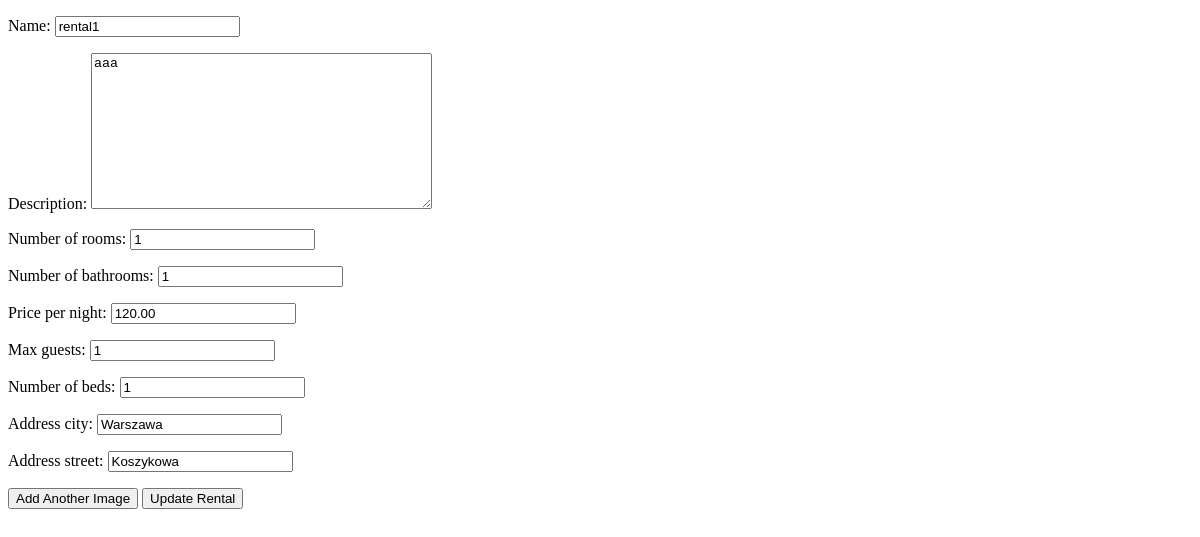
Page /edit_rental/2/ (signed in) on the earlier database version.
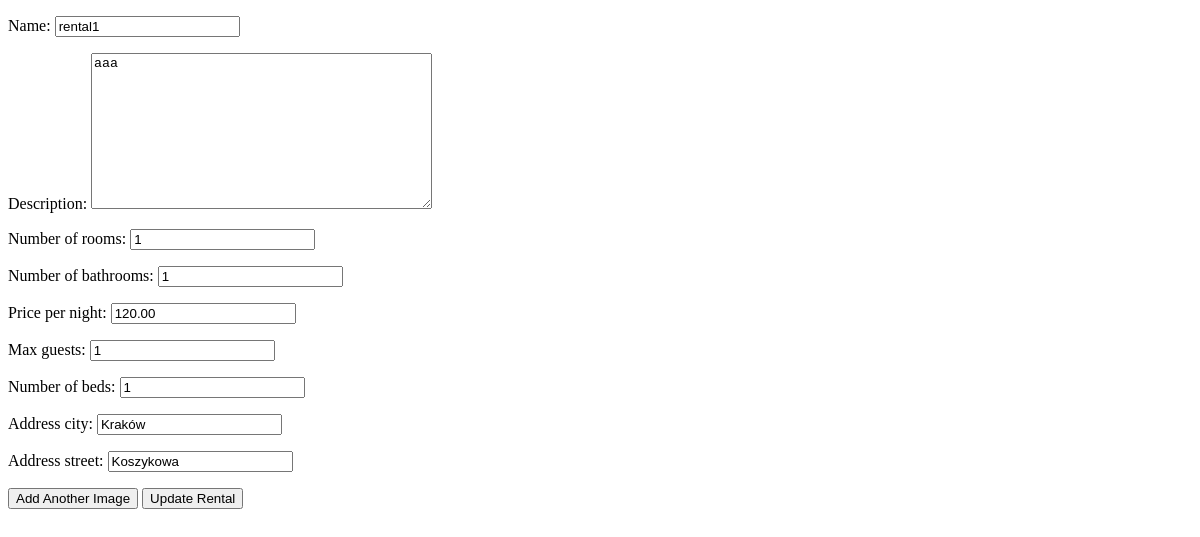
Same page on the later database version.
### add_rentals/models.py (models this page shows)
class Rental(models.Model):
    user = models.ForeignKey(User, on_delete=models.CASCADE)
    name = models.CharField(max_length=100)
    description = models.TextField(max_length=500)
    number_of_rooms = models.IntegerField()
    number_of_bathrooms = models.IntegerField()
    price_per_night = models.DecimalField(max_digits=6, decimal_places=2)
    max_guests = models.IntegerField()
    number_of_beds = models.IntegerField()
    address_city = models.CharField(max_length=100)
    address_street = models.CharField(max_length=100)

### add_rentals/views.py (the view)
# urls.py: path('edit_rental/<int:rental_id>/', views.edit_rental, name='edit_rental'),
@login_required
def edit_rental(request, rental_id):
    rental = get_object_or_404(Rental, id=rental_id, user=request.user)
    if request.method == 'POST':
        form = RentalForm(request.POST, request.FILES, instance=rental)
        if form.is_valid():
            form.save()
            if request.FILES.getlist('images'):
                rental.images.all().delete()
                for file in request.FILES.getlist('images'):
                    Image.objects.create(rental=rental, image=file)
            return redirect('list_rentals')
    else:
        form = RentalForm(instance=rental)
    return render(request, 'edit_rental.html', {'form': form})

### add_rentals/forms.py
class RentalForm(forms.ModelForm):
    class Meta:
        model = Rental
        fields = ['name', 'description', 'number_of_rooms', 'number_of_bathrooms', 'price_per_night', 'max_guests', 'number_of_beds', 'address_city', 'address_street']

### add_rentals/templates/edit_rental.html (shortened to what this page needs)
{% load static %}
<!DOCTYPE html>
<html>
<head>
</head>
<body>
    <form method="post" enctype="multipart/form-data" id="rentalForm">
    {{ form.as_p }}
    <button type="button" id="addImage">Add Another Image</button>
    <button type="submit">Update Rental</button>
</form>
</body>
</html>

Differences in the rows shown:
changed Rental "rental1": address_city "Warszawa" → "Kraków"
